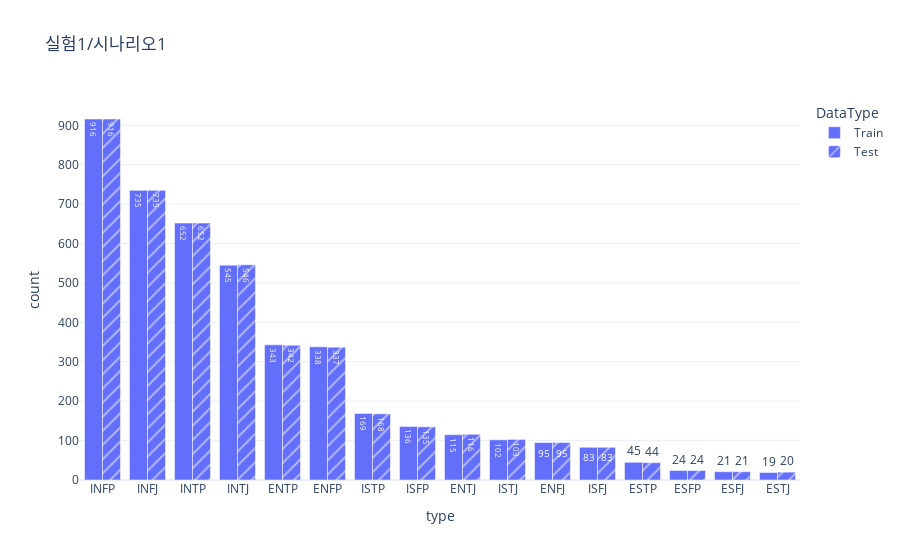

The notebook cell this image was saved under:
### Markdown cell above
## asdf

### Code cell
figs['실험셋업시각화_실험1시나리오1'].show()

### Figure 1 — Plotly figure (JSON) as saved in the notebook; plotly's stock layout.template omitted (floating-point values rounded to 4 significant figures)
{"data": [{"alignmentgroup": "True", "hovertemplate": "DataType=Train<br>type=%{x}<br>count=%{text}<extra></extra>", "legendgroup": "Train", "marker": {"color": "#636efa", "pattern": {"shape": ""}}, "name": "Train", "offsetgroup": "Train", "orientation": "v", "showlegend": true, "text": [916, 735, 652, 545, 343, 338, 169, 136, 115, 102, 95, 83, 45, 24, 21, 19], "textposition": "auto", "type": "bar", "x": ["INFP", "INFJ", "INTP", "INTJ", "ENTP", "ENFP", "ISTP", "ISFP", "ENTJ", "ISTJ", "ENFJ", "ISFJ", "ESTP", "ESFP", "ESFJ", "ESTJ"], "xaxis": "x", "y": [916, 735, 652, 545, 343, 338, 169, 136, 115, 102, 95, 83, 45, 24, 21, 19], "yaxis": "y"}, {"alignmentgroup": "True", "hovertemplate": "DataType=Test<br>type=%{x}<br>count=%{text}<extra></extra>", "legendgroup": "Test", "marker": {"color": "#636efa", "pattern": {"shape": "/"}}, "name": "Test", "offsetgroup": "Test", "orientation": "v", "showlegend": true, "text": [916, 735, 652, 546, 342, 337, 168, 135, 116, 103, 95, 83, 44, 24, 21, 20], "textposition": "auto", "type": "bar", "x": ["INFP", "INFJ", "INTP", "INTJ", "ENTP", "ENFP", "ISTP", "ISFP", "ENTJ", "ISTJ", "ENFJ", "ISFJ", "ESTP", "ESFP", "ESFJ", "ESTJ"], "xaxis": "x", "y": [916, 735, 652, 546, 342, 337, 168, 135, 116, 103, 95, 83, 44, 24, 21, 20], "yaxis": "y"}], "layout": {"autosize": true, "barmode": "group", "legend": {"title": {"text": "DataType"}, "tracegroupgap": 0}, "title": {"text": "실험1/시나리오1"}, "xaxis": {"anchor": "y", "autorange": true, "domain": [0, 1], "range": [-0.5, 15.5], "title": {"text": "type"}, "type": "category"}, "yaxis": {"anchor": "x", "autorange": true, "domain": [0, 1], "range": [0, 964.2], "title": {"text": "count"}, "type": "linear"}}}
